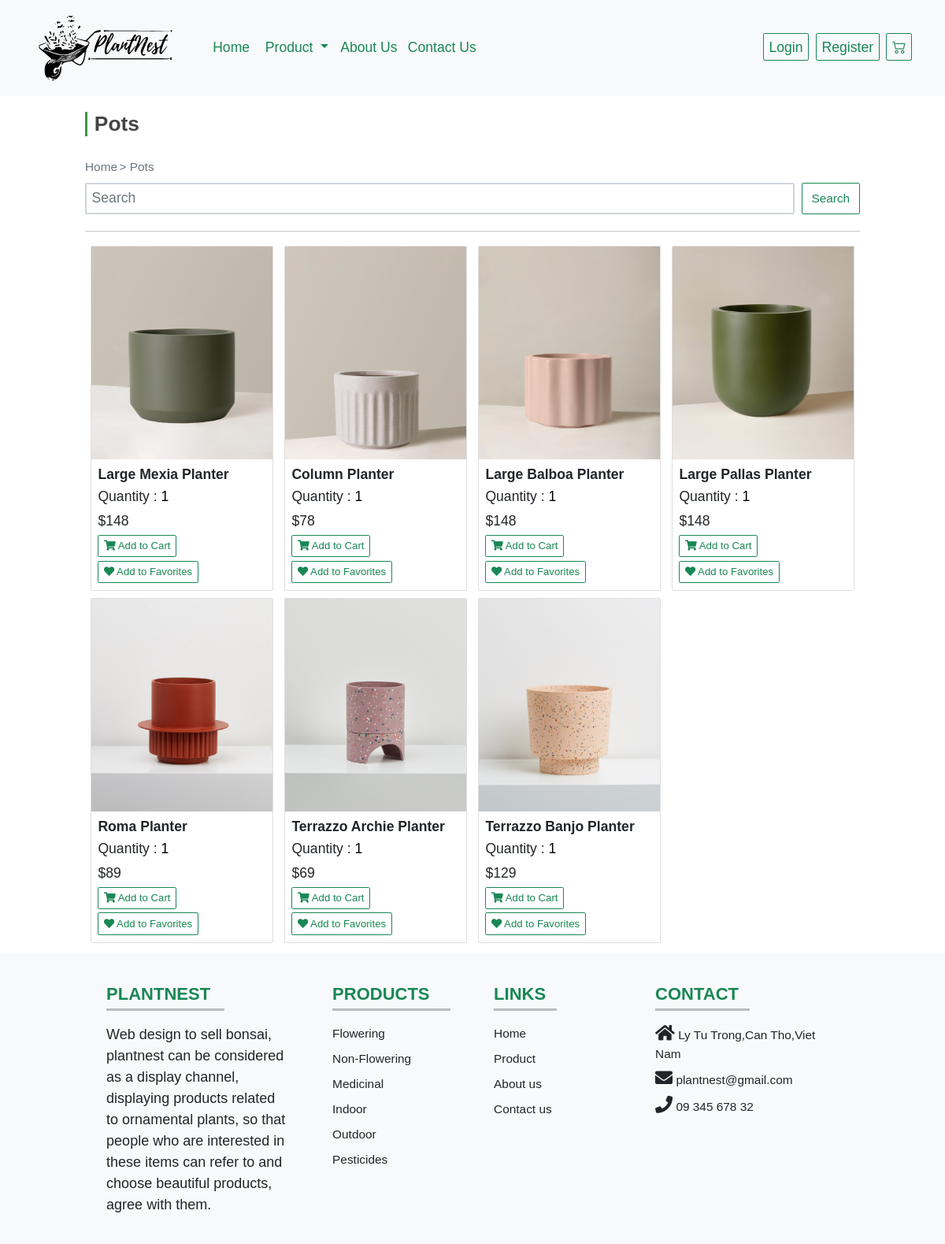
The page /client/pots.php on the database its author committed.
### tables this page shows
CREATE TABLE `products` (
  `productID` int(11) NOT NULL,
  `productName` varchar(255) NOT NULL,
  `unitPrice` decimal(10,0) NOT NULL,
  `height` varchar(255) NOT NULL,
  `uses` varchar(600) DEFAULT NULL,
  `growthHabits` varchar(600) DEFAULT NULL,
  `light` varchar(255) DEFAULT NULL,
  `water` varchar(255) DEFAULT NULL,
  `categoryID` int(11) NOT NULL,
  `imageURL` varchar(500) NOT NULL,
  `unitsInStock` int(11) DEFAULT 100
);

### classes/Product.php (called while the page is built, shortened)
<?php
class Product {
    public function showPots($conn) {
        $sql = "SELECT productID, productName, unitPrice, height, uses, growthHabits, light, water, categoryID, imageURL FROM products WHERE categoryID = 7";
        $result = $conn->query($sql) or die($this->conn->error.__LINE__);
        return $result;
    }
}

### client/pots.php (the view, shortened to what this page needs)
<?php
include_once '../classes/Product.php';
include_once '../assets/database.php';
$product = new Product();
?>
<!DOCTYPE html>
<html lang="en">
<head>
    <link rel="stylesheet" href="https://unpkg.com/swiper/swiper-bundle.min.css" />
    <link rel="stylesheet" href="https://cdnjs.cloudflare.com/ajax/libs/font-awesome/5.15.3/css/all.min.css">
    <link rel="stylesheet" href="../assets/css/style.css">
    <link href="https://cdn.jsdelivr.net/npm/bootstrap@5.0.2/dist/css/bootstrap.min.css" rel="stylesheet">
    <link rel="stylesheet" href="https://cdn.jsdelivr.net/npm/bootstrap-icons@1.10.5/font/bootstrap-icons.css">
    <link rel="stylesheet" href="https://cdn.jsdelivr.net/npm/swiper@10/swiper-bundle.min.css" />
</head>
<body>
    <nav class="navbar navbar-expand-lg navbar-light bg-light px-lg-5 py-lg-4 shadow-sm sticky-top">
        <div class="container-fluid">
            <div><a class="navbar-brand p-4 me-5 fw-bold fs-3 h-font" href="../index.php"><img src="../assets/images/logo/logo.svg" style="width:180px;" alt="Logo"></a></div>
            <div class="collapse navbar-collapse" id="navbarSupportedContent">
                <ul class="navbar-nav me-auto mb-3 fs-2 mb-lg-0">
                    <li class="nav-item">
                        <a class="nav-link active text-success me-2 " aria-current="page" href="../index.php">Home</a>
                    </li>
                    <nav class="">
                        <div class="container-fluid">
                            <div class="collapse navbar-collapse" id="navbarNavDarkDropdown">
                                <ul class="navbar-nav">
                                    <li class="nav-item dropdown">
                                        <a class="nav-link text-success active dropdown-toggle" href="#" id="navbarDarkDropdownMenuLink" role="button" data-bs-toggle="dropdown" aria-expanded="false">
                                            Product
                                        </a>
                                    </li>
                                </ul>
                            </div>
                        </div>
                    </nav>
                    <li class="nav-item">
                        <a class="nav-link active text-success me-2" href="aboutus.php">About Us</a>
                    </li>
                    <li class="nav-item">
                        <a class="nav-link active text-success me-2" href="contactus.php">Contact Us</a>
                    </li>
                </ul>
                <div class="d-flex">
                    <?php
                    if (isset($_SESSION['name']) && ($_SESSION['name'] != "")) { ?>
                        <a href="manageAccount.php">
                            <button type="button" class="btn btn-outline-success shadow-none me-lg-3 me-3 fs-2" data-bs-toggle="modal" data-bs-target="#registermodal">
                                <?php echo $_SESSION['name']; ?>
                            </button>
                        </a>
                        <a href="logout.php">
                            <button type="button" class="btn btn-outline-success shadow-none me-lg-3 me-3 fs-2" data-bs-toggle="modal" data-bs-target="#registermodal">
                                Logout
                            </button>
                        </a>
                        <a href="favorites.php"><button type="button" class="btn btn-outline-success shadow-none me-lg-3 me-3 fs-2" data-bs-toggle="modal" data-bs-target="#registermodal">
                                <i class="fas fa-heart"></i>
                            </button></a>
                    <?php } else { ?>
                        <a href="login.php">
                            <button type="button" class="btn btn-outline-success shadow-none me-lg-3 me-3 fs-2" data-bs-toggle="modal" data-bs-target="#loginmodal">
                                Login
                            </button>
                        </a>
                        <a href="register.php">
                            <button type="button" class="btn btn-outline-success shadow-none me-lg-3 me-3 fs-2" data-bs-toggle="modal" data-bs-target="#registermodal">
                                Register
                            </button>
                        </a>
                    <?php } ?>
                    <a href="cart.php"><button type="button" class="btn btn-outline-success shadow-none me-lg-3 me-3 fs-2" data-bs-toggle="modal" data-bs-target="#registermodal">
                            <i class="bi bi-cart2"></i>
                        </button></a>
                </div>
            </div>
        </div>
    </nav>
    <section class="product" id="product">
        <h2 class="heading fw-bold">Pots</h2>
        <a href="" class="text-secondary text-decoration-none fs-3 ">Home</a>
        <span class="text-secondary fs-3"> > </span>
        <a href="pots.php" class="text-secondary text-decoration-none fs-3">Pots</a>
        <form class="d-flex" action="" method="POST">
            <input class="form-control me-3 border-2 fs-2 mt-3" style="height:40px;" type="search" name="keyword" placeholder="Search" aria-label="Search">
            <input class="btn btn-outline-success fs-3 mt-3" style="width:80px;height:40px" type="submit" name="findProduct" value="Search">
        </form><br>
        <hr>
        <?php
        if (!isset($_POST['findProduct'])) {
        ?>
            <div class="product-section mt-150 mb-150">
                <?php
                $result = $product->showPots($conn);
                if ($result->num_rows > 0) {
                ?>
                    <div class="container">
                        <div class="row product-lists">
                            <?php while ($row = $result->fetch_assoc()) { ?>
                                <div class="col-md-3 mt-3">
                                    <form method="GET">
                                        <div class="card">
                                            <a href="productdetails.php?action=singleproduct&id=<?php echo $row['productID'] ?>&caID=<?php echo $row['categoryID'] ?>"><img src="<?php echo "../" . $row['imageURL'] ?>" width="100%" height="270px" alt="alt" /></a>
                                            <div class="card-body">
                                                <h3><a class="text-decoration-none text-dark fs-2 mt-2 fw-bold" href="productdetails.php?action=singleproduct&id=<?php echo $row['productID'] ?>&caID=<?php echo $row['categoryID'] ?>"><?php echo $row['productName'] ?></a></h3>
                                                <div class="quantity">
                                                    <span class="fs-2"> Quantity :
                                                        <input style="background-color: #fff;" type="number" min="1" max="100" value="1" name="quantity">
                                                    </span>
                                                </div>
                                                <div class="price fs-2 mt-2"><?php echo "$" . $row['unitPrice'] ?> </div>
                                                <button type="submit" class="btn btn-outline-success shadow-none mt-2 fs-4 fs-2 " class="cart-btn"><i class="fas fa-shopping-cart"></i> Add to Cart</button>
                                                <a class="text-decoration-none btn btn-outline-success shadow-none mt-2 fs-4 fs-2 " href="?action=addFavorites&id=<?php echo $row['productID'] ?>" class="cart-btn"><i class="fas fa-heart"></i> Add to Favorites</a>
                                            </div>
                                        </div>
                                    </form>
                                </div>
                            <?php } ?>
                        </div>
                    </div>
                <?php
                } else {
                    echo '0 result.';
                }
                ?>
            </div>
    </section>
<?php } ?>
<footer class="text-center text-lg-start text-dark bg-light" style="background-color: #ECEFF1">
    <section class="">
        <div class="container text-center text-md-start mt-5">
            <div class="row mt-3">
                <div class="col-md-3 col-lg-4 col-xl-3 mx-auto mb-4">
                    <h6 class="text-uppercase fw-bold fs-1 text-success">PLANTNEST</h6>
                    <hr class="mb-4 mt-0 d-inline-block mx-auto" style="width: 150px; background-color: #000; height: 3px" />
                    <p style="font-size:18px">
                        Web design to sell bonsai, plantnest can be considered as a display channel,
                        displaying products related to ornamental plants,
                        so that people who are interested in these items can refer to and choose beautiful products,
                        agree with them.
                    </p>
                </div>
                <div class="col-md-2 col-lg-2 col-xl-2 mx-auto mb-4">
                    <h6 class="text-uppercase fw-bold fs-1 text-success">Products</h6>
                    <hr class="mb-4 mt-0 d-inline-block mx-auto" style="width: 150px; background-color: #000; height: 3px" />
                    <p>
                        <a href="flowering.php" class="text-dark fs-3 text-decoration-none">Flowering</a>
                    </p>
                    <p>
                        <a href="nonFlowering.php" class="text-dark fs-3 text-decoration-none">Non-Flowering</a>
                    </p>
                    <p>
                        <a href="medicinal.php" class="text-dark fs-3 text-decoration-none">Medicinal</a>
                    </p>
                    <p>
                        <a href="indoor.php" class="text-dark fs-3 text-decoration-none">Indoor</a>
                    </p>
                    <p>
                        <a href="outdoor.php" class="text-dark fs-3 text-decoration-none">Outdoor</a>
                    </p>
                    <p>
                        <a href="pesticides.php" class="text-dark fs-3 text-decoration-none">Pesticides</a>
                    </p>
                </div>
                <div class="col-md-3 col-lg-2 col-xl-2 mx-auto mb-4">
                    <h6 class="text-uppercase fw-bold fs-1 text-success"> links</h6>
                    <hr class="mb-4 mt-0 d-inline-block mx-auto" style="width: 80px; background-color: #000; height: 3px" />
                    <p>
                        <a href="../index.php" class="text-dark fs-3 text-decoration-none">Home</a>
                    </p>
                    <p>
                        <a href="product.php" class="text-dark fs-3 text-decoration-none">Product</a>
                    </p>
                    <p>
                        <a href="aboutus.php" class="text-dark fs-3 text-decoration-none">About us</a>
                    </p>
                    <p>
                        <a href="contactus.php" class="text-dark fs-3 text-decoration-none">Contact us</a>
                    </p>
                </div>
                <div class="col-md-4 col-lg-3 col-xl-3 mx-auto mb-md-0 mb-4">
                    <h6 class="text-uppercase fw-bold fs-1 text-success">Contact</h6>
                    <hr class="mb-4 mt-0 d-inline-block mx-auto" style="width: 120px; background-color: #000; height: 3px" />
                    <p class="fs-3"><i class="fas fa-home mr-3 text-dark fs-1 text-decoration-none"></i> Ly Tu Trong,Can Tho,Viet Nam</p>
                    <p class="fs-3"><i class="fas fa-envelope mr-3 text-dark fs-1 text-decoration-none"></i> plantnest@gmail.com</p>
                    <p class="fs-3"><i class="fas fa-phone mr-3 text-dark fs-1 text-decoration-none"></i> 09 345 678 32</p>
                </div>
            </div>
        </div>
    </section>
</footer>
</body>
</html>

### assets/css/style.css (style rules this page uses)
:root { --green:#3A9943; }
* { margin:0; padding:0; box-sizing: border-box; text-transform: none; outline: none; border:none; text-decoration: none; transition: all .2s linear; }
input[type=number] { -moz-appearance: textfield; }
html { font-size: 62.5%; overflow-x: hidden; scroll-behavior: smooth; scroll-padding-top: 7rem; }
section { padding:1.5rem 9%; }
.heading { font-size: 3rem; color:#444; padding-left: 1rem; border-left: .4rem solid var(--green); margin-top: 1rem; margin-bottom: 3rem; }
@media (max-width:1200px) { html { font-size: 55%; } }

### client/pots.php (style rules this page uses)
* { font-family: 'Poppins', sans-serif; }
.h-font { font-family: 'Merienda', 'cursive'; }

### rows shown on the page
products: imageURL (picture), productName "Large Mexia Planter", unitPrice "148"
products: imageURL (picture), productName "Column Planter", unitPrice "78"
products: imageURL (picture), productName "Large Balboa Planter", unitPrice "148"
products: imageURL (picture), productName "Large Pallas Planter", unitPrice "148"
products: imageURL (picture), productName "Roma Planter", unitPrice "89"
products: imageURL (picture), productName "Terrazzo Archie Planter", unitPrice "69"
products: imageURL (picture), productName "Terrazzo Banjo Planter", unitPrice "129"
